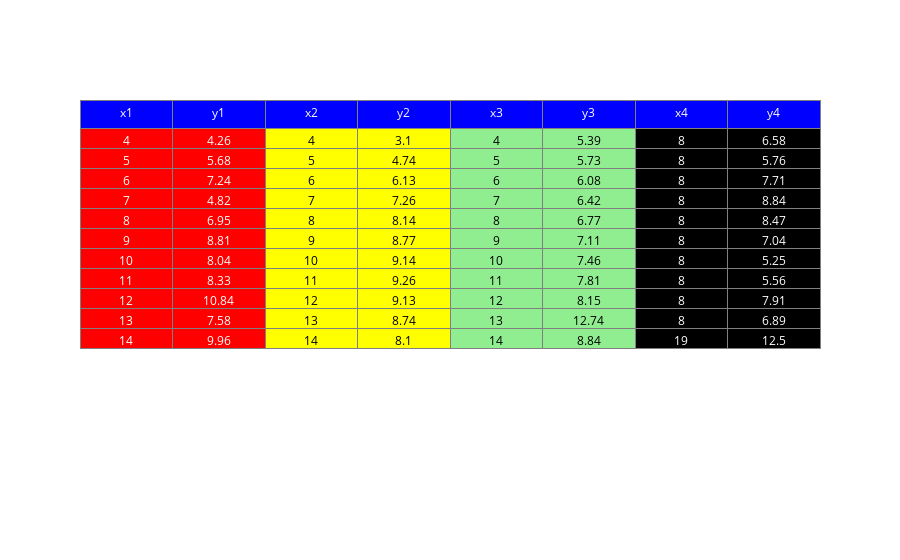

This figure's notebook cell:
### Code cell
trace = go.Table(
    header=dict(values=list(df.columns),
                fill = dict(color='blue'),
                align = ['center'],
                font = dict(color = 'white')
               ),

    cells=dict(values=[df.x1, df.y1,
                       df.x2, df.y2,
                       df.x3, df.y3,
                       df.x4, df.y4],
               fill = dict(color=['red', 'red', 'yellow', 'yellow', 'lightgreen', 'lightgreen', 'black', 'black']),
               align = ['center'],
               font = dict(color=['white', 'white', 'black', 'black', 'black', 'black', 'white', 'white'])
              )
               )

data = [trace] 
iplot(data)

### Figure 1 — Plotly figure (JSON) as saved in the notebook; plotly's stock layout.template omitted (floating-point values rounded to 4 significant figures)
{"data": [{"cells": {"align": ["center"], "fill": {"color": ["red", "red", "yellow", "yellow", "lightgreen", "lightgreen", "black", "black"]}, "font": {"color": ["white", "white", "black", "black", "black", "black", "white", "white"]}, "values": [[4, 5, 6, 7, 8, 9, 10, 11, 12, 13, 14], [4.26, 5.68, 7.24, 4.82, 6.95, 8.81, 8.04, 8.33, 10.84, 7.58, 9.96], [4, 5, 6, 7, 8, 9, 10, 11, 12, 13, 14], [3.1, 4.74, 6.13, 7.26, 8.14, 8.77, 9.14, 9.26, 9.13, 8.74, 8.1], [4, 5, 6, 7, 8, 9, 10, 11, 12, 13, 14], [5.39, 5.73, 6.08, 6.42, 6.77, 7.11, 7.46, 7.81, 8.15, 12.74, 8.84], [8, 8, 8, 8, 8, 8, 8, 8, 8, 8, 19], [6.58, 5.76, 7.71, 8.84, 8.47, 7.04, 5.25, 5.56, 7.91, 6.89, 12.5]]}, "header": {"align": ["center"], "fill": {"color": "blue"}, "font": {"color": "white"}, "values": ["x1", "y1", "x2", "y2", "x3", "y3", "x4", "y4"]}, "type": "table", "uid": "5f3324d2-1afc-4ca0-8709-a6275157487e"}], "layout": {}}
